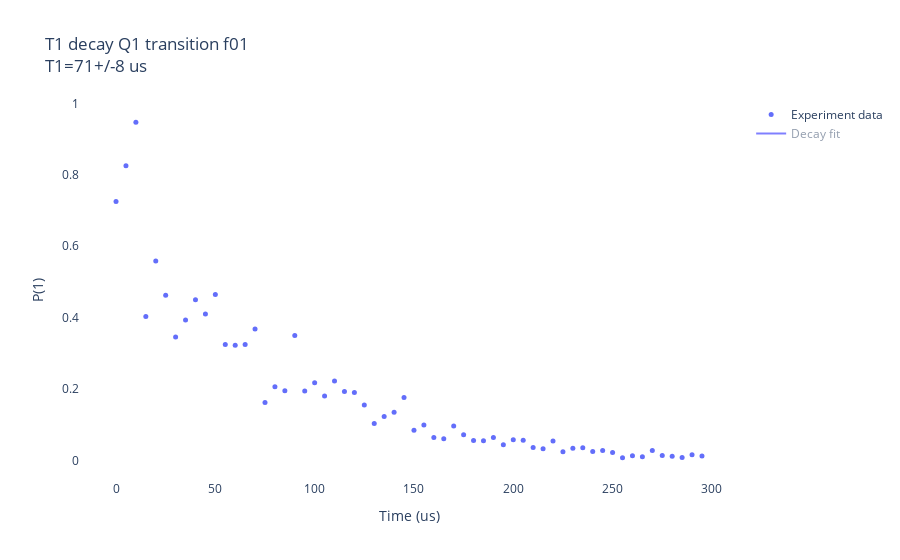
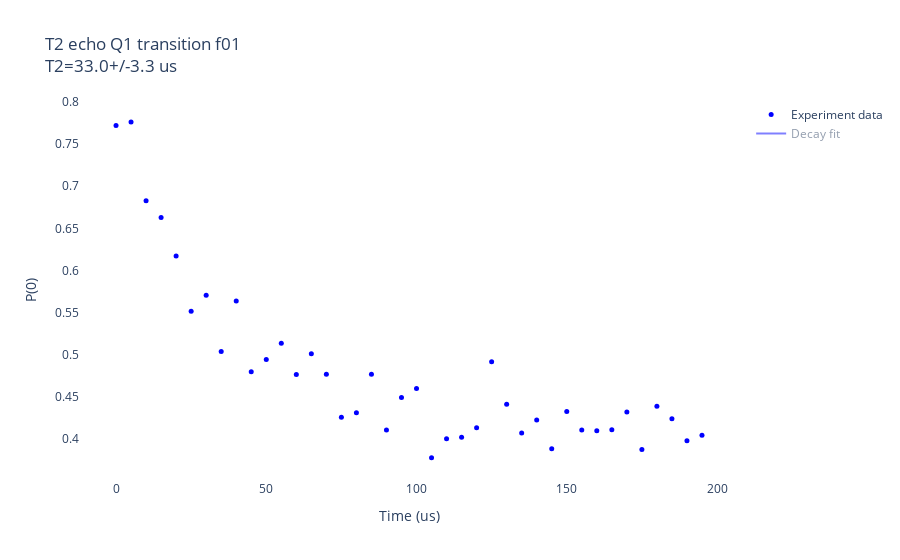
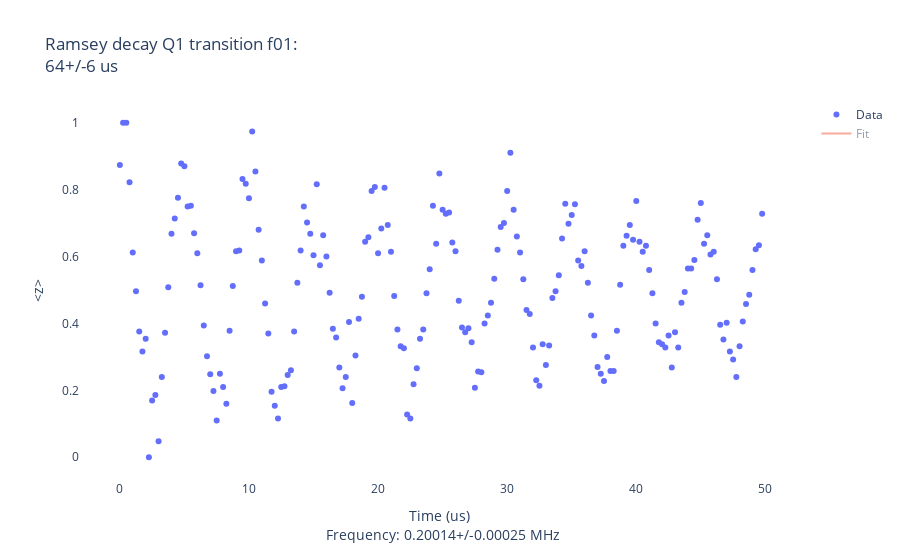

Source (notebook cell) for these figures, in order:
### Markdown cell above
## Coherence Time Measurements

Coherence times characterize how long quantum information can be stored in a qubit:

### T1 (Relaxation Time)
T1 measures the energy relaxation time - how long the qubit stays in the excited state |1⟩ before decaying to the ground state |0⟩ due to energy loss to the environment.

**Experiment**: Prepare |1⟩ state → Wait variable time → Measure population

### T2* (Ramsey Dephasing Time) 
T2* measures free induction decay - how quickly the qubit loses phase coherence in a superposition state due to low-frequency noise.

**Experiment**: π/2 pulse → Wait variable time → π/2 pulse → Measure

### T2 (Spin Echo Time)
T2 measures the pure dephasing time, removing effects of low-frequency noise using a refocusing pulse (spin echo sequence).

**Experiment**: π/2 pulse → Wait τ/2 → π pulse → Wait τ/2 → π/2 pulse → Measure

The relationship is: 1/T2* = 1/T2 + 1/(2×T1)

### Code cell
# Coherence time measurements

print("=== Coherence Time Measurements ===")

# T1 measurement (energy relaxation)
print("\n1. T1 (Relaxation Time) Measurement...")
print("   Measuring energy decay from |1⟩ to |0⟩...")

t1_experiment = SimpleT1(
    qubit=qubit,           # Our qubit  
    time_length=300,       # Maximum wait time: 300 µs
    time_resolution=5      # Time step: 5 µs
)

print(f"   ✓ T1 measurement completed")
print(f"   Expected T1 ≈ 70 µs (from virtual transmon parameters)")

# T2 measurement (spin echo - pure dephasing)  
print("\n2. T2 (Spin Echo) Measurement...")
print("   Measuring dephasing time with echo refocusing...")

t2_echo_experiment = SpinEchoMultiLevel(
    dut=qubit,                    # Our qubit
    free_evolution_time=200,      # Maximum echo time: 200 µs  
    time_resolution=5             # Time step: 5 µs
)

# Plot the echo decay curve
print("   Plotting T2 echo decay curve...")
t2_echo_experiment.plot_echo()

print(f"   ✓ T2 echo measurement completed")
print(f"   Expected T2 ≈ 35 µs (from virtual transmon parameters)")

# T2* measurement (Ramsey - free induction decay)
print("\n3. T2* (Ramsey) Measurement...") 
print("   Measuring free induction decay...")

t2_ramsey_experiment = SimpleRamseyMultilevel(
    dut=qubit,
    stop=50,            # Maximum evolution time: 50 µs
    step=0.25,          # Time step: 250 ns  
    set_offset=0.2      # Small frequency offset: 200 kHz
)

print("   ✓ T2* (Ramsey) measurement completed")

# Summary of coherence measurements
print("\n=== Coherence Times Summary ===")
print(f"✓ T1 (Energy relaxation): ~70 µs")
print(f"✓ T2 (Pure dephasing): ~35 µs") 
print(f"✓ T2* (Free induction decay): < T2")
print("✓ All coherence measurements demonstrate expected exponential decay")
print("✓ Coherence times are consistent with superconducting transmon qubits")

### Figure 1 — Plotly figure (JSON) as saved in the notebook; plotly's stock layout.template omitted (floating-point values rounded to 4 significant figures)
{"data": [{"marker": {"size": 5}, "mode": "markers", "name": "Experiment data", "type": "scatter", "x": [0, 5, 10, 15, 20, 25, 30, 35, 40, 45, 50, 55, 60, 65, 70, 75, 80, 85, 90, 95, 100, 105, 110, 115, 120, 125, 130, 135, 140, 145, 150, 155, 160, 165, 170, 175, 180, 185, 190, 195, 200, 205, 210, 215, 220, 225, 230, 235, 240, 245, 250, 255, 260, 265, 270, 275, 280, 285, 290, 295], "y": [0.7252, 0.8257, 0.9475, 0.4036, 0.559, 0.4627, 0.3458, 0.3936, 0.4502, 0.4101, 0.4646, 0.325, 0.323, 0.3252, 0.3686, 0.1626, 0.2064, 0.1956, 0.35, 0.195, 0.2182, 0.1806, 0.2224, 0.1931, 0.1905, 0.1556, 0.1036, 0.1233, 0.1356, 0.1768, 0.08497, 0.09946, 0.06474, 0.06077, 0.09641, 0.07222, 0.05618, 0.05546, 0.06451, 0.04417, 0.05829, 0.05682, 0.03645, 0.03278, 0.0549, 0.0245, 0.03412, 0.03591, 0.0254, 0.02791, 0.02228, 0.007494, 0.01369, 0.01083, 0.02803, 0.014, 0.01225, 0.008458, 0.01647, 0.0126]}, {"line": {"color": "blue"}, "mode": "lines", "name": "Decay fit", "type": "scatter", "visible": "legendonly", "x": [0, 5, 10, 15, 20, 25, 30, 35, 40, 45, 50, 55, 60, 65, 70, 75, 80, 85, 90, 95, 100, 105, 110, 115, 120, 125, 130, 135, 140, 145, 150, 155, 160, 165, 170, 175, 180, 185, 190, 195, 200, 205, 210, 215, 220, 225, 230, 235, 240, 245, 250, 255, 260, 265, 270, 275, 280, 285, 290, 295], "y": [0.7627, 0.7114, 0.6636, 0.619, 0.5775, 0.5387, 0.5026, 0.469, 0.4376, 0.4084, 0.3811, 0.3557, 0.332, 0.3099, 0.2893, 0.2702, 0.2523, 0.2356, 0.22, 0.2056, 0.1921, 0.1795, 0.1677, 0.1568, 0.1466, 0.1371, 0.1282, 0.12, 0.1123, 0.1051, 0.09839, 0.09215, 0.08633, 0.08091, 0.07586, 0.07115, 0.06676, 0.06267, 0.05885, 0.0553, 0.05198, 0.04889, 0.04601, 0.04332, 0.04082, 0.03849, 0.03631, 0.03429, 0.0324, 0.03063, 0.02899, 0.02746, 0.02603, 0.0247, 0.02346, 0.02231, 0.02123, 0.02022, 0.01929, 0.01841]}], "layout": {"plot_bgcolor": "white", "showlegend": true, "title": {"text": "T1 decay Q1 transition f01<br>T1=71+/-8 us"}, "xaxis": {"title": {"text": "Time (us)"}}, "yaxis": {"title": {"text": "P(1)"}}}}

### Figure 2 — Plotly figure (JSON) as saved in the notebook; plotly's stock layout.template omitted (floating-point values rounded to 4 significant figures)
{"data": [{"marker": {"color": "blue", "size": 5}, "mode": "markers", "name": "Experiment data", "type": "scatter", "x": [0, 5, 10, 15, 20, 25, 30, 35, 40, 45, 50, 55, 60, 65, 70, 75, 80, 85, 90, 95, 100, 105, 110, 115, 120, 125, 130, 135, 140, 145, 150, 155, 160, 165, 170, 175, 180, 185, 190, 195], "y": [0.772, 0.7759, 0.6826, 0.6628, 0.6171, 0.5517, 0.5708, 0.5039, 0.5638, 0.4801, 0.4944, 0.5136, 0.4768, 0.5012, 0.4771, 0.4262, 0.4315, 0.4771, 0.4108, 0.4494, 0.4602, 0.3779, 0.4006, 0.4025, 0.4137, 0.4918, 0.4415, 0.4073, 0.4229, 0.3887, 0.433, 0.4108, 0.41, 0.4112, 0.4323, 0.388, 0.439, 0.4244, 0.3983, 0.4048]}, {"line": {"color": "blue"}, "mode": "lines", "name": "Decay fit", "type": "scatter", "visible": "legendonly", "x": [0, 5, 10, 15, 20, 25, 30, 35, 40, 45, 50, 55, 60, 65, 70, 75, 80, 85, 90, 95, 100, 105, 110, 115, 120, 125, 130, 135, 140, 145, 150, 155, 160, 165, 170, 175, 180, 185, 190, 195], "y": [0.7898, 0.7368, 0.6913, 0.6521, 0.6185, 0.5896, 0.5648, 0.5435, 0.5251, 0.5094, 0.4958, 0.4842, 0.4742, 0.4656, 0.4582, 0.4519, 0.4465, 0.4418, 0.4378, 0.4343, 0.4313, 0.4288, 0.4266, 0.4247, 0.4231, 0.4217, 0.4205, 0.4195, 0.4186, 0.4178, 0.4172, 0.4166, 0.4161, 0.4157, 0.4154, 0.415, 0.4148, 0.4146, 0.4144, 0.4142]}], "layout": {"plot_bgcolor": "white", "showlegend": true, "title": {"text": "T2 echo Q1 transition f01<br>T2=33.0+/-3.3 us"}, "xaxis": {"title": {"text": "Time (us)"}}, "yaxis": {"title": {"text": "P(0)"}}}}

### Figure 3 — Plotly figure (JSON) as saved in the notebook; plotly's stock layout.template omitted (floating-point values rounded to 4 significant figures; data arrays with more than 128 entries replaced by an {"elided": "..."} marker saying what was removed)
{"data": [{"mode": "markers", "name": "Data", "type": "scatter", "x": {"elided": "200 float values"}, "xaxis": "x", "y": {"elided": "200 float values"}, "yaxis": "y"}, {"mode": "lines", "name": "Fit", "type": "scatter", "visible": "legendonly", "x": {"elided": "2000 float values"}, "xaxis": "x", "y": {"elided": "2000 float values"}, "yaxis": "y"}], "layout": {"plot_bgcolor": "white", "title": {"text": "Ramsey decay Q1 transition f01: <br>64+/-6 us"}, "xaxis": {"anchor": "y", "domain": [0.0, 1.0], "title": {"text": "Time (us) <br> Frequency: 0.20014+/-0.00025 MHz"}}, "yaxis": {"anchor": "x", "domain": [0.0, 1.0], "title": {"text": "<z>"}}}}
